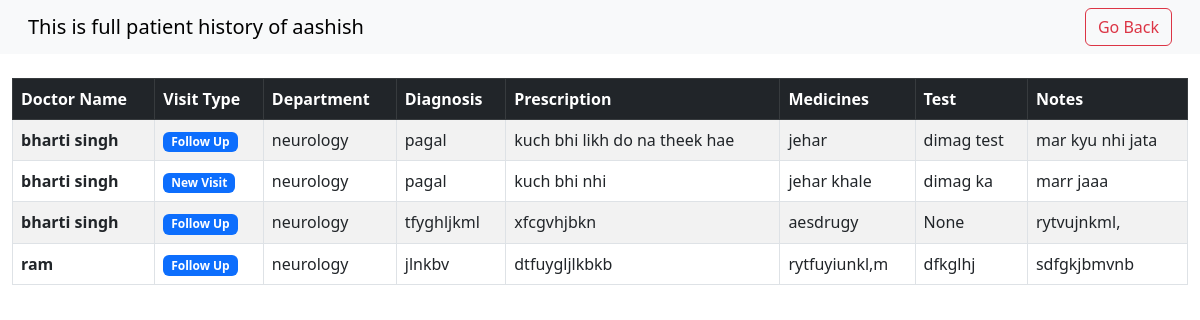
The page /dashboard/patient-history/lol (signed in) on the database its author committed.
### models/models.py (models this page shows)
class User(db.Model):
    id=db.Column(db.Integer(),primary_key=True)
    fullname = db.Column(db.String(50),nullable = False)
    username = db.Column(db.String(50),unique = True,nullable = False)
    password = db.Column(db.String(),nullable= False)
    role = db.Column(db.String(10),nullable=False)
    status=db.Column(db.Integer(),nullable=False,default=0)
    created_at=db.Column(db.DateTime(),default=datetime.datetime.utcnow)
    updated_at=db.Column(db.DateTime(),default=datetime.datetime.utcnow,onupdate=datetime.datetime.utcnow)

class Doctor(db.Model):
    id=db.Column(db.Integer(),primary_key=True)
    fullname = db.Column(db.String(50),nullable = False)
    username = db.Column(db.String(50),unique = True,nullable = False)
    password = db.Column(db.String(),nullable= False)
    address = db.Column(db.String(200),nullable = False)
    phone = db.Column(db.String(15),nullable = False)
    email = db.Column(db.String(50),nullable = False)
    experience = db.Column(db.String(100),nullable = False)
    specialization = db.Column(db.String(50),nullable = False)
    created_at=db.Column(db.DateTime(),default=datetime.datetime.utcnow)
    updated_at=db.Column(db.DateTime(),default=datetime.datetime.utcnow,onupdate=datetime.datetime.utcnow)

class Treatment(db.Model):
    id =  db.Column(db.Integer(),primary_key=True)
    appointmentid = db.Column(db.Integer(),nullable=False)
    diagnosis=db.Column(db.String(500),nullable = False)
    prescreption= db.Column(db.String(1000),nullable=False)
    medicines=db.Column(db.String(1000),nullable = False)
    notes=db.Column(db.String(50),nullable = False)
    test = db.Column(db.String(500),nullable=True)
    visittype=db.Column(db.String(50),nullable=False)

### controllers/patientHistoryForDoctor.py (the view)
@thePatientHistory.route("/dashboard/patient-history/<string:pt_username>", methods=['GET','POST'])
def patientHistory(pt_username):
    if('user' in session):
        user=session['user']
        role=session['role']
        print(user)
        pt_name= User.query.filter_by(username=pt_username).first().fullname
        appointments=Appointments.query.filter_by(patient=pt_username).all()
        print("Appointments for Patient History:", appointments)
        allrelevantrecordsid=[]
        for x in appointments:
            if(x.status=="completed"):
                allrelevantrecordsid.append(x.id)
        innerrecorddetails={}
        sendabletreatmentrecords=[]
        for i in range(len(allrelevantrecordsid)):
            print("Appointment IDs:", allrelevantrecordsid[i])
            Treatmentrecord=Treatment.query.filter_by(appointmentid=allrelevantrecordsid[i]).first()
            if not Treatmentrecord:
                continue
            print("Treatment Record Fetched:", Treatmentrecord)
            appointfordoctor = Appointments.query.filter_by(id=allrelevantrecordsid[i]).first()
            doctorusername=appointfordoctor.doctor
            doctordetails=Doctor.query.filter_by(username=doctorusername).first()
            doctorname=doctordetails.fullname
            department=doctordetails.specialization
            print("Department for Appointment ID", allrelevantrecordsid[i], "is", department)
            innerrecorddetails={
                "department": department,
                "doctorname": doctorname,
                "appointment_id": Treatmentrecord.appointmentid,
                "diagnosis": Treatmentrecord.diagnosis,
                "prescription": Treatmentrecord.prescreption,
                "medicines": Treatmentrecord.medicines,
                "notes": Treatmentrecord.notes,
                "test": Treatmentrecord.test,
                "visittype": Treatmentrecord.visittype
            }
            print("Inner Record Details:", innerrecorddetails)
            sendabletreatmentrecords.append(innerrecorddetails)
        print("All Treatment Records:", sendabletreatmentrecords)
        return render_template("patientHistory.html",user=user ,sendabletreatmentrecords=sendabletreatmentrecords,pt_name=pt_name,appointments=appointments, patient_username=pt_username, allrelevantrecordsid=allrelevantrecordsid)
    else:
        return redirect("/login")

### templates/patientHistory.html (shortened to what this page needs)
<!DOCTYPE html>
<html lang="en">
<head>
     <link href="https://cdn.jsdelivr.net/npm/bootstrap@5.3.0-alpha1/dist/css/bootstrap.min.css" rel="stylesheet">
</head>
<body>
<nav class="navbar navbar-expand-lg bg-body-tertiary px-3">
  <div class="container-fluid d-flex justify-content-between align-items-center">
    <h3 class="navbar-brand mb-0">This is full patient history of {{pt_name}}</h3>
    <a href="/dashboard/{{session['role']}}" class="btn btn-outline-danger">Go Back</a>
  </div>
</nav>
<div class="container-fluid mt-4">
    <div class="table-responsive">
        <table class="table table-striped table-bordered">
            <thead class="table-dark">
                <tr>
                    <th>Doctor Name</th>
                    <th>Visit Type</th>
                    <th>Department</th>
                    <th>Diagnosis</th>
                    <th>Prescription</th>
                    <th>Medicines</th>
                    <th>Test</th>
                    <th>Notes</th>
                </tr>
            </thead>
            <tbody>
                {% for x in sendabletreatmentrecords %}
                <tr>
                    <td><strong>{{ x.doctorname }}</strong></td>
                    <td><span class="badge bg-primary">{{ x.visittype }}</span></td>
                    <td>{{ x.department }}</td>
                    <td>{{ x.diagnosis }}</td>
                    <td>{{ x.prescription }}</td>
                    <td>{{ x.medicines }}</td>
                    <td>{{ x.test if x.test else 'None' }}</td>
                    <td>{{ x.notes }}</td>
                </tr>
                {% endfor %}
            </tbody>
        </table>
    </div>
</div>
</body>
</html>

### rows shown on the page
User: fullname "aashish"
Doctor: doctorname "bharti singh" "bharti singh" "bharti singh", department "neurology" "neurology" "neurology"
Treatment: visittype "Follow Up", diagnosis "pagal", prescription "kuch bhi likh do na theek hae", medicines "jehar", test "dimag test", notes "mar kyu nhi jata"
Treatment: visittype "New Visit", diagnosis "pagal", prescription "kuch bhi nhi", medicines "jehar khale", test "dimag ka", notes "marr jaaa"
Treatment: visittype "Follow Up", diagnosis "tfyghljkml", prescription "xfcgvhjbkn", medicines "aesdrugy", notes "rytvujnkml,"
Doctor: doctorname "ram", department "neurology"
Treatment: visittype "Follow Up", diagnosis "jlnkbv", prescription "dtfuygljlkbkb", medicines "rytfuyiunkl,m", test "dfkglhj", notes "sdfgkjbmvnb"

### other values the page prints
{{ x.test if x.test else 'None' }} "None"
